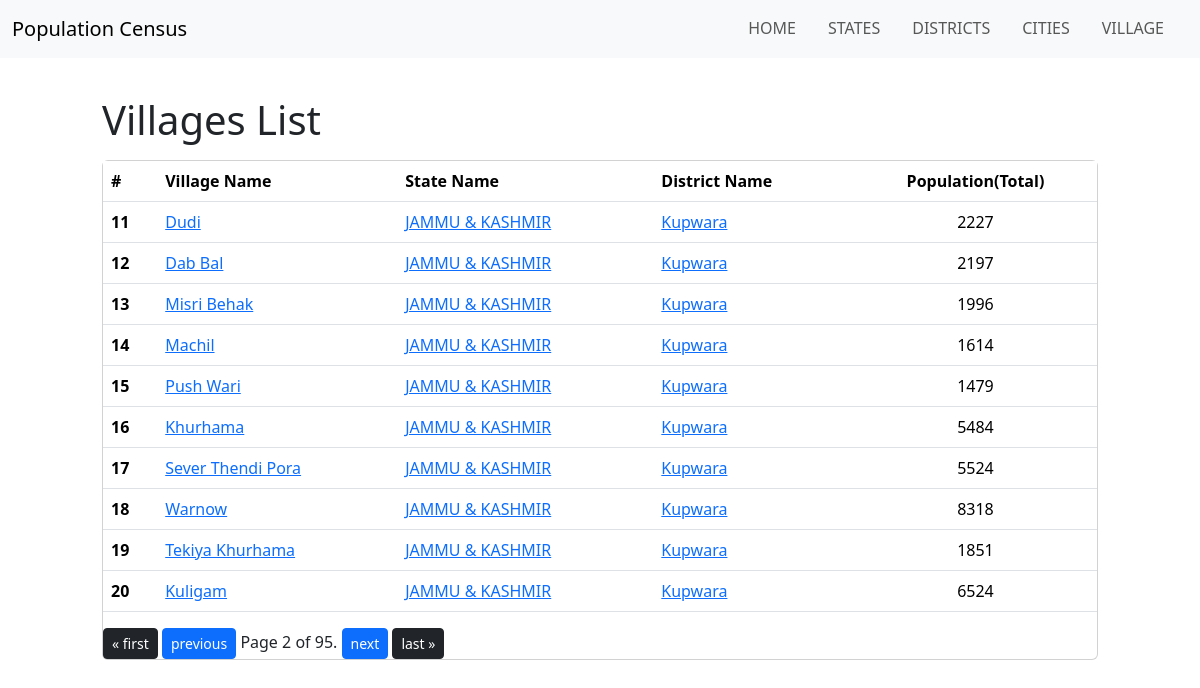
Screenshot of /census-2011/villages/?page=2 with the database file from the repository.
### census/models.py (models this page shows, shortened)
class Village(models.Model):
    name = models.CharField(max_length=30)
    state = models.ForeignKey(State, on_delete = models.CASCADE)
    district = models.ForeignKey(District, on_delete=models.CASCADE)
    city = models.ForeignKey(City, on_delete = models.CASCADE)
    village_code = models.CharField(max_length=30, default="")
    slug = models.SlugField(unique=True, blank=True)
    pincode = models.CharField(max_length=6)
    villageType = models.CharField(max_length=6, null=True)
    deliveryStatus = models.TextField(null=True)
    divisionName = models.CharField(max_length=30, null=True)
    regionName = models.CharField(max_length=30, null=True)
    circleName = models.CharField(max_length=30, null=True)
    telephone = models.CharField(max_length=12, null=True)
    relatedSuboffice = models.CharField(max_length=30, null=True)
    relatedHeadoffice = models.CharField(max_length=30, null=True)

class State(models.Model):
    name = models.CharField(max_length=30, unique=True)
    state_code = models.CharField(max_length=30, default='')
    slug = models.SlugField(unique=True, blank=True)
    def __str__(self):
        return f"{self.name}"

class District(models.Model):
    name = models.CharField(max_length=30)
    state = models.ForeignKey(State, on_delete=models.CASCADE)
    district_code = models.CharField(max_length=30, default='')
    slug = models.SlugField(unique=True, blank=True)
    def __str__(self):
        return f"{self.name}"

class Year(models.Model):
    year = models.IntegerField()
    state = models.ForeignKey(State, on_delete=models.CASCADE, null=True, blank=True, related_name='state_years')
    district = models.ForeignKey(District, on_delete=models.CASCADE, null=True, blank=True, related_name='district_years')
    city = models.ForeignKey(City, on_delete=models.CASCADE, null=True, blank=True, related_name='city_years')
    village = models.ForeignKey(Village, on_delete=models.CASCADE, null=True, blank=True, related_name='village_years')
    data = models.ForeignKey(Data, on_delete=models.CASCADE, null=True, related_name='data_year')
    rural_data = models.ForeignKey(Data, on_delete=models.CASCADE, null=True, related_name='rural_data_year')
    urban_data = models.ForeignKey(Data, on_delete=models.CASCADE, null=True, related_name='urban_data_year')

class Data(models.Model):
    state_code = models.CharField(max_length=10, default='')
    district_code = models.CharField(max_length=10,default='')
    sub_district_code = models.CharField(max_length=20, default='')  # Adjust the max_length as needed
    town_village_code = models.CharField(max_length=20, default='')
    ward_code = models.CharField(max_length=50, default='')
    enumeration_block_code = models.CharField(max_length=50, default='')
    level_of_admin_unit = models.CharField(max_length=50, default='')
    area_name = models.CharField(max_length=50,default='')
    total_rural_urban = models.CharField(max_length=50, default='')
    no_of_houshold = models.IntegerField(null=True)
    total_popul_persons = models.IntegerField(null=True)
    total_popul_males = models.IntegerField(null=True)
    total_popul_females = models.IntegerField(null=True)
    popul_in_agePersons = models.IntegerField(null=True)
    popul_in_ageMales = models.IntegerField(null=True)
    popul_in_ageFemales = models.IntegerField(null=True)
    caste_popul_persons = models.IntegerField(null=True)
    caste_popul_males = models.IntegerField(null=True)
    caste_popul_females = models.IntegerField(null=True)
    tribe_popul_persons = models.IntegerField(null=True)
    tribe_popul_males = models.IntegerField(null=True)
    tribe_popul_females = models.IntegerField(null=True)
    literates_persons = models.IntegerField(null=True)
    literates_males = models.IntegerField(null=True)
    literates_females = models.IntegerField(null=True)
    illiterates_persons = models.IntegerField(null=True)
    illiterates_males = models.IntegerField(null=True)
    illiterates_females = models.IntegerField(null=True)
    total_workers_persons = models.IntegerField(null=True)
    total_workers_males = models.IntegerField(null=True)
    total_workers_females = models.IntegerField(null=True, blank=True)
    main_workers_persons = models.IntegerField(null=True)
    main_workers_males = models.IntegerField(null=True)
    main_workers_females = models.IntegerField(null=True)
    workers_culti_persons = models.IntegerField(null=True)
    workers_culti_males = models.IntegerField(null=True)
    workers_culti_females = models.IntegerField(null=True)
    main_workers_agri_labourers_persons = models.IntegerField(null=True)
    main_workers_agri_labourers_males = models.IntegerField(null=True)
    main_workers_agri_labourers_females = models.IntegerField(null=True)
    main_workers_household_industries_persons = models.IntegerField(null=True)
    main_workers_household_industries_males = models.IntegerField(null=True)
    main_workers_household_industries_females = models.IntegerField(null=True)
    main_workers_other_workers_persons = models.IntegerField(null=True)
    main_workers_other_workers_males = models.IntegerField(null=True)
    main_workers_other_workers_females = models.IntegerField(null=True)
    marginal_workers_persons = models.IntegerField(null=True)
    marginal_workers_males = models.IntegerField(null=True)
    marginal_workers_females = models.IntegerField(null=True)
    marginal_cultivators_persons = models.IntegerField(null=True)
    marginal_cultivators_males = models.IntegerField(null=True)
    marginal_cultivators_females = models.IntegerField(null=True)
    marginal_agri_labourers_persons = models.IntegerField(null=True)
    marginal_agri_labourers_males = models.IntegerField(null=True)
    marginal_agri_labourers_females = models.IntegerField(null=True)
    marginal_workers_household_industries_persons = models.IntegerField(null=True)
    marginal_workers_household_industries_males = models.IntegerField(null=True)
    marginal_workers_household_industries_females = models.IntegerField(null=True)
    marginal_workers_other_workers_persons = models.IntegerField(null=True)
    marginal_workers_other_workers_males = models.IntegerField(null=True)
    marginal_workers_other_workers_females = models.IntegerField(null=True)
    marginal_workers_3_to_6_months_persons = models.IntegerField(null=True)
    marginal_workers_3_to_6_months_males = models.IntegerField(null=True)
    marginal_workers_3_to_6_months_females = models.IntegerField(null=True)
    marginal_cultivators_persons_3_to_6_months = models.IntegerField(null=True)
    marginal_cultivators_males_3_to_6_months = models.IntegerField(null=True)
    marginal_cultivators_females_3_to_6_months = models.IntegerField(null=True)
    marginal_agri_labourers_persons_3_to_6_months = models.IntegerField(null=True)
    marginal_agri_labourers_males_3_to_6_months = models.IntegerField(null=True)
    marginal_agri_labourers_females_3_to_6_months = models.IntegerField(null=True)
    marginal_workers_household_industries_persons_3_to_6_months = models.IntegerField(null=True)
    marginal_workers_household_industries_males_3_to_6_months = models.IntegerField(null=True)
    marginal_workers_household_industries_females_3_to_6_months = models.IntegerField(null=True)
    marginal_other_workers_persons_3_to_6_months = models.IntegerField(null=True)
    marginal_other_workers_males_3_to_6_months = models.IntegerField(null=True)
    marginal_other_workers_females_3_to_6_months = models.IntegerField(null=True)
    marginal_workers_less_than_3_months_persons = models.IntegerField(null=True)
    marginal_workers_less_than_3_months_males = models.IntegerField(null=True)
    marginal_workers_less_than_3_months_females = models.IntegerField(null=True)
    marginal_cultivators_persons_less_than_3_months = models.IntegerField(null=True)
    marginal_cultivators_males_less_than_3_months = models.IntegerField(null=True)
    marginal_cultivators_females_less_than_3_months = models.IntegerField(null=True)
    marginal_agri_labourers_persons_less_than_3_months = models.IntegerField(null=True)
    marginal_agri_labourers_males_less_than_3_months = models.IntegerField(null=True)
    marginal_agri_labourers_females_less_than_3_months = models.IntegerField(null=True)
    marginal_workers_household_industries_persons_less_than_3_months = models.IntegerField(null=True)
    marginal_workers_household_industries_males_less_than_3_months = models.IntegerField(null=True)
    marginal_workers_household_industries_females_less_than_3_months = models.IntegerField(null=True)
    marginal_other_workers_persons_less_than_3_months = models.IntegerField(null=True)
    marginal_other_workers_males_less_than_3_months = models.IntegerField(null=True)
    marginal_other_workers_females_less_than_3_months = models.IntegerField(null=True)
    non_workers_persons = models.IntegerField(null=True)
    non_workers_males = models.IntegerField(null=True)
    non_workers_females = models.IntegerField(null=True)

### census/views.py (the view)
# urls.py: path("villages/", views.village, name="village"),
def village(request):
    villages_list = Village.objects.all()
    items_per_page = 10
    paginator = Paginator(villages_list, items_per_page)
    page = request.GET.get('page')
    try:
        paginated_data = paginator.page(page)
    except PageNotAnInteger:
        paginated_data = paginator.page(1)
    except EmptyPage:
        paginated_data = paginator.page(paginator.num_pages)
    return render(request, "states/village_list.html",{"villages_list": paginated_data})

### census/templates/states/village_list.html (shortened to what this page needs)
<!DOCTYPE html>
<html lang="en">
<head>
    {% load static %}
    <link href="https://cdn.jsdelivr.net/npm/bootstrap@5.3.2/dist/css/bootstrap.min.css" rel="stylesheet"
>
</head>
<body>
    <nav class="navbar navbar-expand-lg bg-body-tertiary fixed-top">
        <div class="container-fluid">
            <a class="navbar-brand" href="#">Population Census</a>
          <div class="offcanvas offcanvas-end" tabindex="-1" id="offcanvasNavbar" aria-labelledby="offcanvasNavbarLabel">
            <div class="offcanvas-body">
                <ul class="navbar-nav justify-content-end flex-grow-1 pe-3 text-uppercase nav-underline">
                    <li class="nav-item">
                        <a class="nav-link" aria-current="page" href="{% url 'index' %}">Home</a>
                    </li>
                    <li class="nav-item">
                        <a class="nav-link" aria-current="page" href="{% url 'state_list' %}">States</a>
                    </li>
                    <li class="nav-item">
                        <a class="nav-link" href="{% url 'district' %}">Districts</a>
                    </li>
                    <li class="nav-item">
                        <a class="nav-link" href="{% url 'cities' %}">Cities</a>
                    </li>
                    <li class="nav-item">
                        <a class="nav-link" href="{% url 'village' %}">Village</a>
                    </li>
            </ul>
            </div>
        </div>
    </div>
    </nav>
    <div class="container mt-5">
        <section class="container my-5">
            <h1 class="h-primary px-5">Villages List</h1>
            {% if villages_list %}
            <div class="card mx-5 mb-5 mt-3">
              <div class="table-responsive">
                <table class="table table-hover">
                  <thead>
                    <tr>
                      <th scope="col">#</th>
                      <th scope="col">Village Name</th>
                      <th scope="col">State Name</th>
                      <th scope="col">District Name</th>
                      <th scope="col" class="text-center">Population(Total)</th>
                    </tr>
                  </thead>
                  <tbody>
                    {% for village in villages_list %}
                    <tr>
                      <th scope="row">{{village.village_code}}</th>
                      <td><a href="{% url 'village_info' village.slug %}">{{ village.name }}</a></td>
                      <td><a href="{% url 'district_list' slug=village.state.slug %}">{{ village.state }}</a></td>
                      <td><a href="{% url 'city_list' slug=village.district.slug%}">{{ village.district }}</a></td>
                      <td class="text-center">{{ village.village_years.all.0.rural_data.total_popul_persons}}</td>
                    </tr>
                    {% endfor %}
                  </tbody>
                </table>
                <div class="pagination">
                    <span class="step-links">
                    {% if villages_list.has_previous %}
                        <a href="?page=1"><button type="button" class="btn btn-dark  btn-sm">&laquo; first</button></a>
                        <a href="?page={{ villages_list.previous_page_number }}"><button type="button" class="btn btn-primary  btn-sm">previous</button></a>
                    {% endif %}
                    <span class="current">
                        Page {{ villages_list.number }} of {{ villages_list.paginator.num_pages }}.
                    </span>
                    {% if villages_list.has_next %}
                        <a href="?page={{ villages_list.next_page_number }}"><button type="button" class="btn btn-primary  btn-sm">next</button></a>
                        <a href="?page={{ villages_list.paginator.num_pages }}"><button type="button" class="btn btn-dark  btn-sm">last &raquo;</button></a>
                    {% endif %}
                    </span>
                 </div>
              </div>
            </div>
            {% else %}
            <p>No Cities are available.</p>
            {% endif %}
          </section>
    </div>
</body>
</html>

### rows the page displays
Village: village_code "11", name "Dudi", state "JAMMU & KASHMIR", district "Kupwara", village_years.all.0.rural_data.total_popul_persons "2227"
Village: village_code "12", name "Dab Bal", state "JAMMU & KASHMIR", district "Kupwara", village_years.all.0.rural_data.total_popul_persons "2197"
Village: village_code "13", name "Misri Behak", state "JAMMU & KASHMIR", district "Kupwara", village_years.all.0.rural_data.total_popul_persons "1996"
Village: village_code "14", name "Machil", state "JAMMU & KASHMIR", district "Kupwara", village_years.all.0.rural_data.total_popul_persons "1614"
Village: village_code "15", name "Push Wari", state "JAMMU & KASHMIR", district "Kupwara", village_years.all.0.rural_data.total_popul_persons "1479"
Village: village_code "16", name "Khurhama", state "JAMMU & KASHMIR", district "Kupwara", village_years.all.0.rural_data.total_popul_persons "5484"
Village: village_code "17", name "Sever Thendi Pora", state "JAMMU & KASHMIR", district "Kupwara", village_years.all.0.rural_data.total_popul_persons "5524"
Village: village_code "18", name "Warnow", state "JAMMU & KASHMIR", district "Kupwara", village_years.all.0.rural_data.total_popul_persons "8318"
Village: village_code "19", name "Tekiya Khurhama", state "JAMMU & KASHMIR", district "Kupwara", village_years.all.0.rural_data.total_popul_persons "1851"
Village: village_code "20", name "Kuligam", state "JAMMU & KASHMIR", district "Kupwara", village_years.all.0.rural_data.total_popul_persons "6524"

### other values shown
{{ villages_list.number }} "2"
{{ villages_list.paginator.num_pages }} "95"
